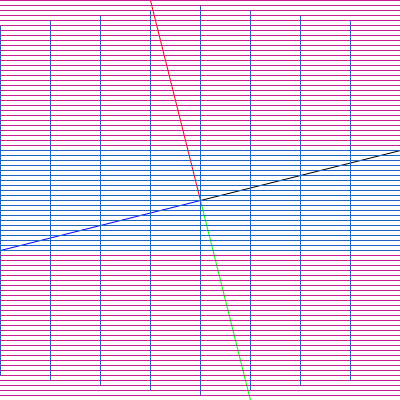
Frame 1 (no input)
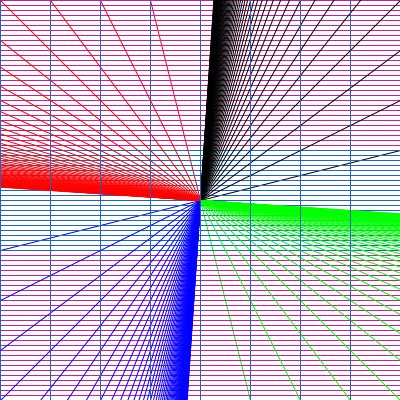
Frame 60 (the mouse pressed at the canvas centre just before this capture)
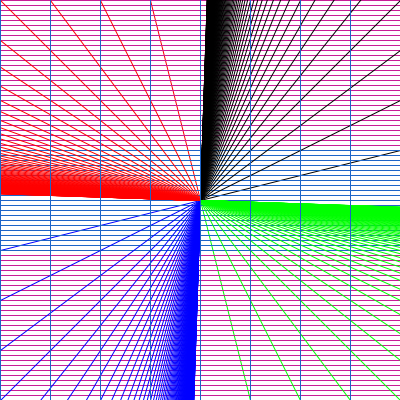
Frame 120 (the mouse held since frame 60 and released just before this capture)

The Processing sketch that drew these frames (run headless with seeded random() and noise(); from frame 60 on, the mouse is pressed at the canvas centre):

// Processing sketch: processing_167285
// ── processing_167285.pde

float a=200;
float b=200;
float c=200;
float d=200;
float e=400;

void setup() {
  size(400, 400);
  background(255);
}

void draw() {


  a=a-50;
  stroke(255, 0, 0);
  line(200, 200, a, 0);

  b=b+50;
  stroke(0, 0, 255);
  line(200, 200, 0, b);

  c=c+50;
  stroke (0, 255, 0);
  line(200, 200, c, 400);

  d=d-50;
  stroke(0);
  line(200, 200, 400, d);

  for (int i=0; i<100; i++) {
    if (i<50) {
      stroke(30, 100, 200);
    } else {
      stroke(200, 30, 150);
    }
    e=e-10;
    noFill();
    rectMode (CENTER);
    rect(200, 200, i*100, e);
  }
}
